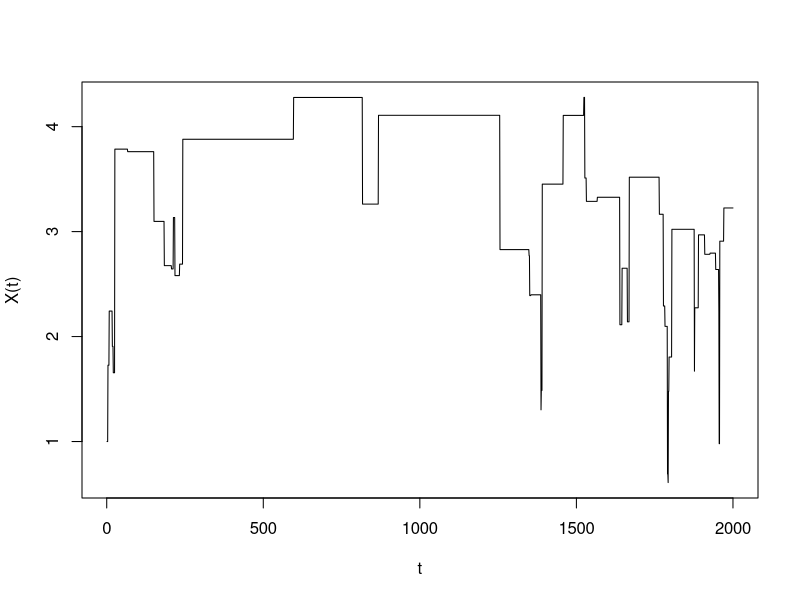
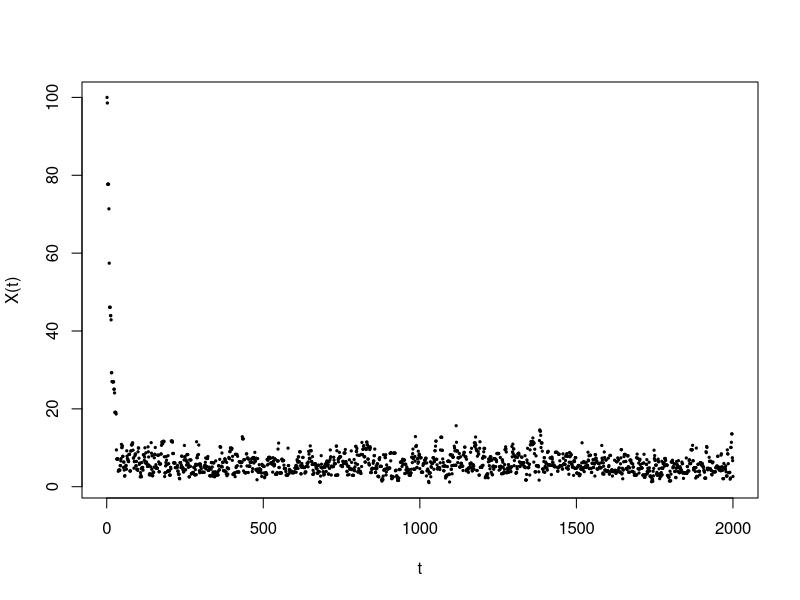
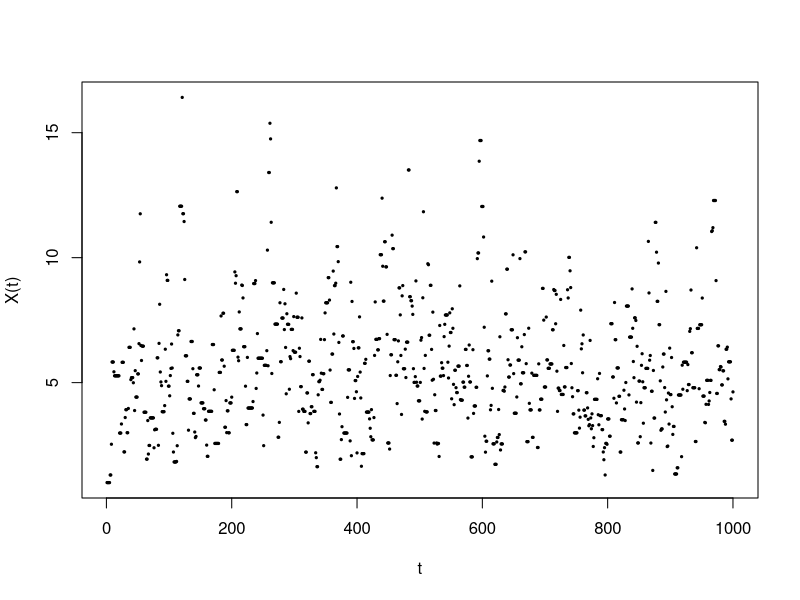
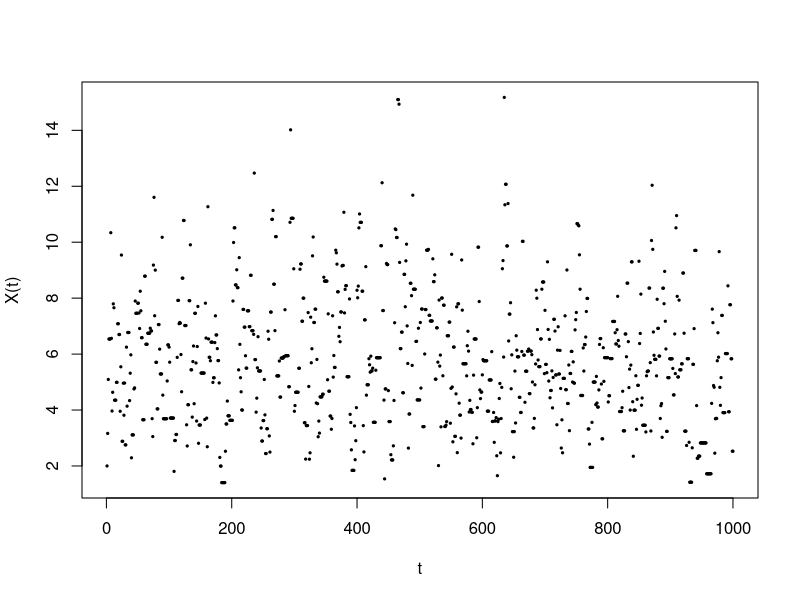
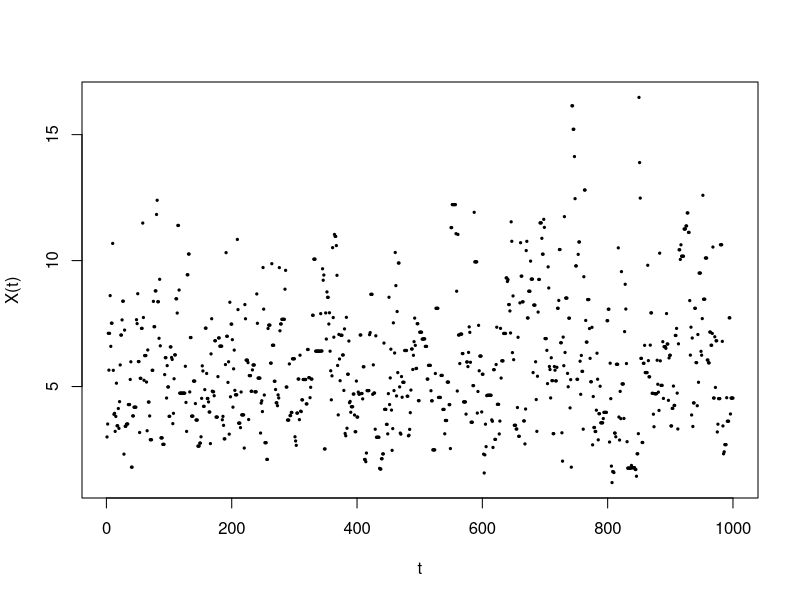
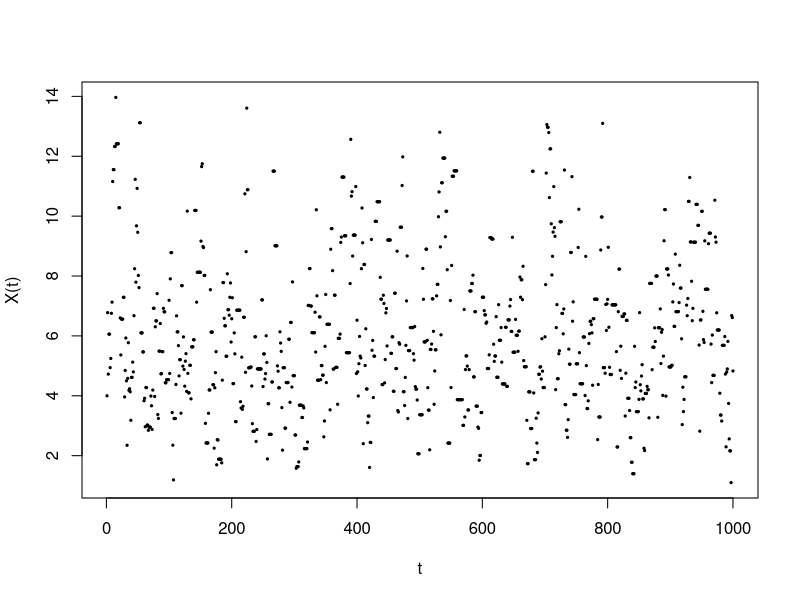
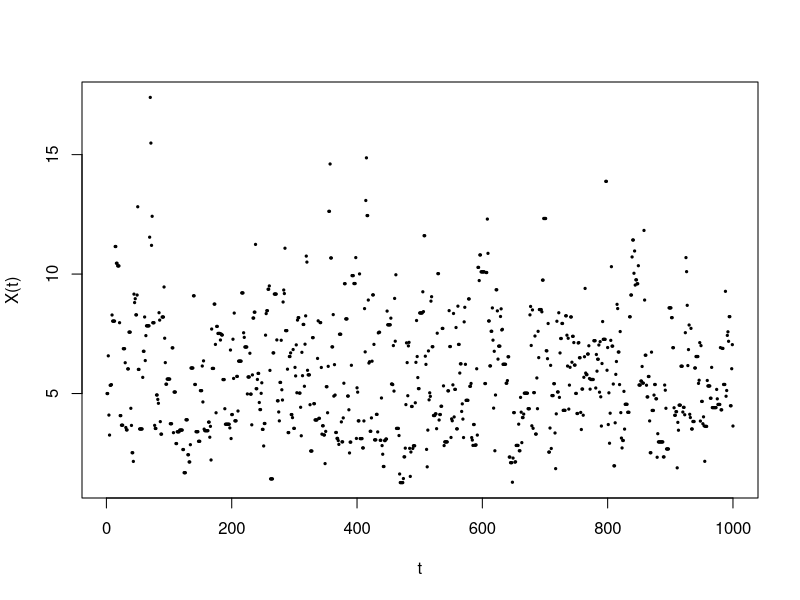
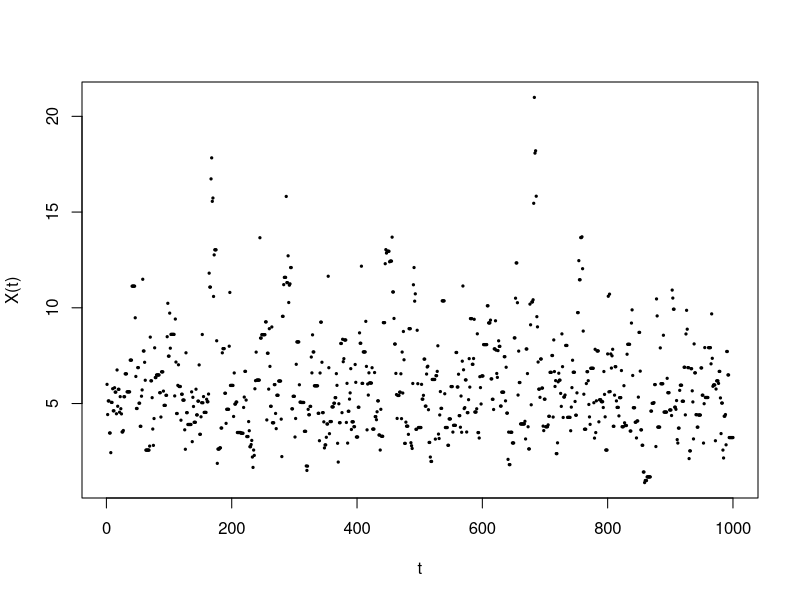

Write R code to recreate these figures, in order.
## ---- chunk 1
knitr::opts_chunk$set(echo = TRUE)
## ---- chunk 2
set.seed(12345)
# Proposal distribution
p_x <- function(x){
  out <- x ^ 5 *  exp(-x)
  return(out)
}
## ---- chunk 3
f.MCMC.MH<-function(nstep, X0, props){
  vN<-1:nstep
  vX<-rep(X0,nstep)
  
  for (i in 2:nstep){
    
    X<-vX[i-1]
    Y<-rlnorm(1, meanlog= X, sdlog=props)
    u<-runif(1)
    a <- min(c(1, (p_x(Y)*dlnorm(X,meanlog=Y,sdlog=props))/(p_x(X)*dlnorm(Y,meanlog= X,sdlog=props))))

    if (u <=a){
      vX[i]<-Y
      }
    else{
      vX[i]<-X
      }    
  
  }
   
  plot(vN,vX,pch=19,cex=0.3,col="black",xlab="t",ylab="X(t)", type = "l")

  return(vX)
}
X = f.MCMC.MH(2000, 1, 1)
## ---- chunk 4
f.MCMC.MH2<-function(nstep, X0){
  vN<-1:nstep
  vX<-rep(X0,nstep)
  
  for (i in 2:nstep){
    
    X<-vX[i-1]
    Y<-rchisq(1, df=floor(X + 1))
    u<-runif(1)
    a <- min(c(1, (p_x(Y)*dchisq(X, df=floor(X + 1)))/(p_x(X)*dchisq(Y, df=floor(Y + 1)))))
    
    if (u <=a){
      vX[i]<-Y
    }
    else{
      vX[i]<-X
    }    
    
  }
   
  plot(vN,vX,pch=19,cex=0.3,col="black",xlab="t",ylab="X(t)",main="
       ")
  #hist(vX, freq=TRUE)

  return(vX)
}

x <- f.MCMC.MH2(2000, 100)
## ---- chunk 5
library(coda)

n<-10
k<-10

## Run 10 sequences with 10 different starting points and use them in if
f1 <- mcmc.list()
for (i in 1:k)
  { 
    x <- f.MCMC.MH2(1000, i)
    f1[[i]]<-as.mcmc(x)
    
 }
print(gelman.diag(f1))
## ---- chunk 6
cat("The integral from the first sample is ", mean(f.MCMC.MH(10000, 1, 1)), "\n")
cat("The integral from the second sample is ", mean(f.MCMC.MH2(2000, 100)))
